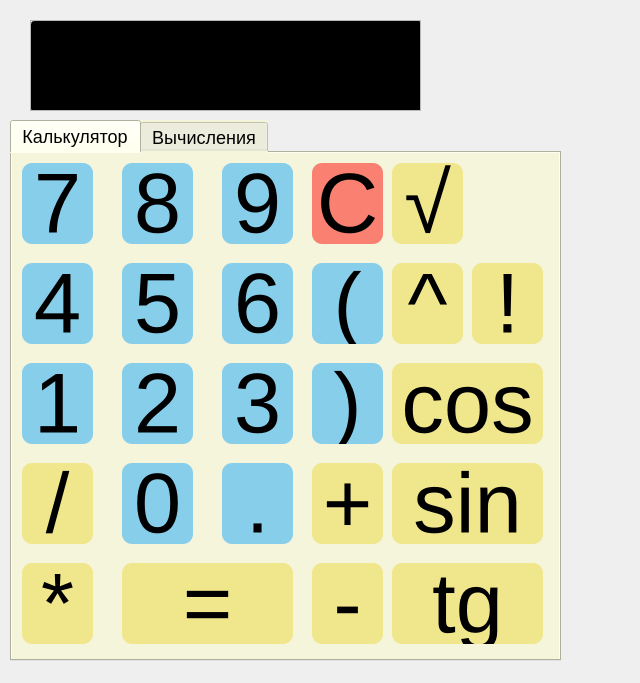
<?xml version="1.0" encoding="UTF-8"?>
<ui version="4.0">
 <class>CalcUI</class>
 <widget class="QWidget" name="CalcUI">
  <property name="geometry">
   <rect>
    <x>0</x>
    <y>0</y>
    <width>640</width>
    <height>683</height>
   </rect>
  </property>
  <property name="windowTitle">
   <string>CalcUI</string>
  </property>
  <property name="styleSheet">
   <string notr="true"/>
  </property>
  <widget class="QScrollArea" name="scrollArea">
   <property name="geometry">
    <rect>
     <x>30</x>
     <y>20</y>
     <width>391</width>
     <height>91</height>
    </rect>
   </property>
   <property name="widgetResizable">
    <bool>true</bool>
   </property>
   <widget class="QWidget" name="scrollAreaWidgetContents">
    <property name="geometry">
     <rect>
      <x>0</x>
      <y>0</y>
      <width>389</width>
      <height>89</height>
     </rect>
    </property>
    <widget class="QLineEdit" name="lineEdit">
     <property name="geometry">
      <rect>
       <x>0</x>
       <y>0</y>
       <width>391</width>
       <height>91</height>
      </rect>
     </property>
     <property name="styleSheet">
      <string notr="true">background-color: rgb(0, 0, 0);
font: 40pt;
color:rgb(255, 255, 255)</string>
     </property>
     <property name="dragEnabled">
      <bool>false</bool>
     </property>
     <property name="readOnly">
      <bool>true</bool>
     </property>
    </widget>
   </widget>
  </widget>
  <widget class="QTabWidget" name="tabWidget">
   <property name="geometry">
    <rect>
     <x>10</x>
     <y>120</y>
     <width>551</width>
     <height>541</height>
    </rect>
   </property>
   <property name="styleSheet">
    <string notr="true">background-color: rgb(245, 245, 220);
color: rgb(0, 0, 0);
font-size: 18px;
</string>
   </property>
   <property name="currentIndex">
    <number>0</number>
   </property>
   <widget class="QWidget" name="tab_3">
    <attribute name="title">
     <string>Калькулятор</string>
    </attribute>
    <widget class="QPushButton" name="pushButton_11">
     <property name="geometry">
      <rect>
       <x>300</x>
       <y>410</y>
       <width>71</width>
       <height>81</height>
      </rect>
     </property>
     <property name="styleSheet">
      <string notr="true">QPushButton {
	background-color: rgb(240, 230, 140);
	font: 64pt;
	border-style: outset;
	border-width: 5x;
    border-radius: 10px;
	border-color: rgb(0, 0, 139);
	color: rgb(0, 0, 0);
}

QPushButton:pressed {
	background-color: rgb(255, 215, 0);
	font: 64pt;
	border-style: outset;
	border-width: 5x;
    border-radius: 10px;
	border-color: rgb(0, 0, 139);
	color: rgb(0, 0, 0);
}</string>
     </property>
     <property name="text">
      <string>-</string>
     </property>
     <attribute name="buttonGroup">
      <string notr="true">nums_group</string>
     </attribute>
    </widget>
    <widget class="QPushButton" name="pushButton_5">
     <property name="geometry">
      <rect>
       <x>210</x>
       <y>110</y>
       <width>71</width>
       <height>81</height>
      </rect>
     </property>
     <property name="styleSheet">
      <string notr="true">QPushButton {
	background-color: rgb(135, 206, 235);
	font: 64pt;
	border-style: outset;
	border-width: 5x;
    border-radius: 10px;
	border-color: rgb(0, 0, 139);
	color: rgb(0, 0, 0);
}

QPushButton:pressed {
	background-color: blue;
	font: 64pt;
	border-style: outset;
	border-width: 5x;
    border-radius: 10px;
	border-color: rgb(0, 0, 139);
	color: rgb(0, 0, 0);
}</string>
     </property>
     <property name="text">
      <string>6</string>
     </property>
     <attribute name="buttonGroup">
      <string notr="true">nums_group</string>
     </attribute>
    </widget>
    <widget class="QPushButton" name="pushButton_23">
     <property name="geometry">
      <rect>
       <x>380</x>
       <y>410</y>
       <width>151</width>
       <height>81</height>
      </rect>
     </property>
     <property name="styleSheet">
      <string notr="true">QPushButton {
	background-color: rgb(240, 230, 140);
	font: 64pt;
	border-style: outset;
	border-width: 5x;
    border-radius: 10px;
	border-color: rgb(0, 0, 139);
	color: rgb(0, 0, 0);
}

QPushButton:pressed {
	background-color: rgb(255, 215, 0);
	font: 64pt;
	border-style: outset;
	border-width: 5x;
    border-radius: 10px;
	border-color: rgb(0, 0, 139);
	color: rgb(0, 0, 0);
}</string>
     </property>
     <property name="text">
      <string>tg</string>
     </property>
     <attribute name="buttonGroup">
      <string notr="true">nums_group</string>
     </attribute>
    </widget>
    <widget class="QPushButton" name="pushButton">
     <property name="geometry">
      <rect>
       <x>10</x>
       <y>10</y>
       <width>71</width>
       <height>81</height>
      </rect>
     </property>
     <property name="styleSheet">
      <string notr="true">QPushButton {
	background-color: rgb(135, 206, 235);
	font: 64pt;
	border-style: outset;
	border-width: 5x;
    border-radius: 10px;
	border-color: rgb(0, 0, 139);
	color: rgb(0, 0, 0);
}

QPushButton:pressed {
	background-color: blue;
	font: 64pt;
	border-style: outset;
	border-width: 5x;
    border-radius: 10px;
	border-color: rgb(0, 0, 139);
	color: rgb(0, 0, 0);
}</string>
     </property>
     <property name="text">
      <string>7</string>
     </property>
     <attribute name="buttonGroup">
      <string notr="true">nums_group</string>
     </attribute>
    </widget>
    <widget class="QPushButton" name="pushButton_7">
     <property name="geometry">
      <rect>
       <x>110</x>
       <y>210</y>
       <width>71</width>
       <height>81</height>
      </rect>
     </property>
     <property name="styleSheet">
      <string notr="true">QPushButton {
	background-color: rgb(135, 206, 235);
	font: 64pt;
	border-style: outset;
	border-width: 5x;
    border-radius: 10px;
	border-color: rgb(0, 0, 139);
	color: rgb(0, 0, 0);
}

QPushButton:pressed {
	background-color: blue;
	font: 64pt;
	border-style: outset;
	border-width: 5x;
    border-radius: 10px;
	border-color: rgb(0, 0, 139);
	color: rgb(0, 0, 0);
}</string>
     </property>
     <property name="text">
      <string>2</string>
     </property>
     <attribute name="buttonGroup">
      <string notr="true">nums_group</string>
     </attribute>
    </widget>
    <widget class="QPushButton" name="pushButton_22">
     <property name="geometry">
      <rect>
       <x>380</x>
       <y>310</y>
       <width>151</width>
       <height>81</height>
      </rect>
     </property>
     <property name="styleSheet">
      <string notr="true">QPushButton {
	background-color: rgb(240, 230, 140);
	font: 64pt;
	border-style: outset;
	border-width: 5x;
    border-radius: 10px;
	border-color: rgb(0, 0, 139);
	color: rgb(0, 0, 0);
}

QPushButton:pressed {
	background-color: rgb(255, 215, 0);
	font: 64pt;
	border-style: outset;
	border-width: 5x;
    border-radius: 10px;
	border-color: rgb(0, 0, 139);
	color: rgb(0, 0, 0);
}</string>
     </property>
     <property name="text">
      <string>sin</string>
     </property>
     <attribute name="buttonGroup">
      <string notr="true">nums_group</string>
     </attribute>
    </widget>
    <widget class="QPushButton" name="pushButton_24">
     <property name="geometry">
      <rect>
       <x>460</x>
       <y>110</y>
       <width>71</width>
       <height>81</height>
      </rect>
     </property>
     <property name="styleSheet">
      <string notr="true">QPushButton {
	background-color: rgb(240, 230, 140);
	font: 64pt;
	border-style: outset;
	border-width: 5x;
    border-radius: 10px;
	border-color: rgb(0, 0, 139);
	color: rgb(0, 0, 0);
}

QPushButton:pressed {
	background-color: rgb(255, 215, 0);
	font: 64pt;
	border-style: outset;
	border-width: 5x;
    border-radius: 10px;
	border-color: rgb(0, 0, 139);
	color: rgb(0, 0, 0);
}</string>
     </property>
     <property name="text">
      <string>!</string>
     </property>
     <attribute name="buttonGroup">
      <string notr="true">nums_group</string>
     </attribute>
    </widget>
    <widget class="QPushButton" name="pushButton_18">
     <property name="geometry">
      <rect>
       <x>110</x>
       <y>310</y>
       <width>71</width>
       <height>81</height>
      </rect>
     </property>
     <property name="styleSheet">
      <string notr="true">QPushButton {
	background-color: rgb(135, 206, 235);
	font: 64pt;
	border-style: outset;
	border-width: 5x;
    border-radius: 10px;
	border-color: rgb(0, 0, 139);
	color: rgb(0, 0, 0);
}

QPushButton:pressed {
	background-color: blue;
	font: 64pt;
	border-style: outset;
	border-width: 5x;
    border-radius: 10px;
	border-color: rgb(0, 0, 139);
	color: rgb(0, 0, 0);
}</string>
     </property>
     <property name="text">
      <string>0</string>
     </property>
     <attribute name="buttonGroup">
      <string notr="true">nums_group</string>
     </attribute>
    </widget>
    <widget class="QPushButton" name="pushButton_3">
     <property name="geometry">
      <rect>
       <x>210</x>
       <y>10</y>
       <width>71</width>
       <height>81</height>
      </rect>
     </property>
     <property name="styleSheet">
      <string notr="true">QPushButton {
	background-color: rgb(135, 206, 235);
	font: 64pt;
	border-style: outset;
	border-width: 5x;
    border-radius: 10px;
	border-color: rgb(0, 0, 139);
	color: rgb(0, 0, 0);
}

QPushButton:pressed {
	background-color: blue;
	font: 64pt;
	border-style: outset;
	border-width: 5x;
    border-radius: 10px;
	border-color: rgb(0, 0, 139);
	color: rgb(0, 0, 0);
}</string>
     </property>
     <property name="text">
      <string>9</string>
     </property>
     <attribute name="buttonGroup">
      <string notr="true">nums_group</string>
     </attribute>
    </widget>
    <widget class="QPushButton" name="pushButton_8">
     <property name="geometry">
      <rect>
       <x>210</x>
       <y>210</y>
       <width>71</width>
       <height>81</height>
      </rect>
     </property>
     <property name="styleSheet">
      <string notr="true">QPushButton {
	background-color: rgb(135, 206, 235);
	font: 64pt;
	border-style: outset;
	border-width: 5x;
    border-radius: 10px;
	border-color: rgb(0, 0, 139);
	color: rgb(0, 0, 0);
}

QPushButton:pressed {
	background-color: blue;
	font: 64pt;
	border-style: outset;
	border-width: 5x;
    border-radius: 10px;
	border-color: rgb(0, 0, 139);
	color: rgb(0, 0, 0);
}</string>
     </property>
     <property name="text">
      <string>3</string>
     </property>
     <attribute name="buttonGroup">
      <string notr="true">nums_group</string>
     </attribute>
    </widget>
    <widget class="QPushButton" name="pushButton_19">
     <property name="geometry">
      <rect>
       <x>210</x>
       <y>310</y>
       <width>71</width>
       <height>81</height>
      </rect>
     </property>
     <property name="styleSheet">
      <string notr="true">QPushButton {
	background-color: rgb(135, 206, 235);
	font: 64pt;
	border-style: outset;
	border-width: 5x;
    border-radius: 10px;
	border-color: rgb(0, 0, 139);
	color: rgb(0, 0, 0);
}

QPushButton:pressed {
	background-color: blue;
	font: 64pt;
	border-style: outset;
	border-width: 5x;
    border-radius: 10px;
	border-color: rgb(0, 0, 139);
	color: rgb(0, 0, 0);
}</string>
     </property>
     <property name="text">
      <string>.</string>
     </property>
     <attribute name="buttonGroup">
      <string notr="true">nums_group</string>
     </attribute>
    </widget>
    <widget class="QPushButton" name="pushButton_12">
     <property name="geometry">
      <rect>
       <x>10</x>
       <y>310</y>
       <width>71</width>
       <height>81</height>
      </rect>
     </property>
     <property name="styleSheet">
      <string notr="true">QPushButton {
	background-color: rgb(240, 230, 140);
	font: 64pt;
	border-style: outset;
	border-width: 5x;
    border-radius: 10px;
	border-color: rgb(0, 0, 139);
	color: rgb(0, 0, 0);
}

QPushButton:pressed {
	background-color: rgb(255, 215, 0);
	font: 64pt;
	border-style: outset;
	border-width: 5x;
    border-radius: 10px;
	border-color: rgb(0, 0, 139);
	color: rgb(0, 0, 0);
}</string>
     </property>
     <property name="text">
      <string>/</string>
     </property>
     <attribute name="buttonGroup">
      <string notr="true">nums_group</string>
     </attribute>
    </widget>
    <widget class="QPushButton" name="pushButton_10">
     <property name="geometry">
      <rect>
       <x>300</x>
       <y>310</y>
       <width>71</width>
       <height>81</height>
      </rect>
     </property>
     <property name="styleSheet">
      <string notr="true">QPushButton {
	background-color: rgb(240, 230, 140);
	font: 64pt;
	border-style: outset;
	border-width: 5x;
    border-radius: 10px;
	border-color: rgb(0, 0, 139);
	color: rgb(0, 0, 0);
}

QPushButton:pressed {
	background-color: rgb(255, 215, 0);
	font: 64pt;
	border-style: outset;
	border-width: 5x;
    border-radius: 10px;
	border-color: rgb(0, 0, 139);
	color: rgb(0, 0, 0);
}</string>
     </property>
     <property name="text">
      <string>+</string>
     </property>
     <attribute name="buttonGroup">
      <string notr="true">nums_group</string>
     </attribute>
    </widget>
    <widget class="QPushButton" name="pushButton_14">
     <property name="geometry">
      <rect>
       <x>10</x>
       <y>410</y>
       <width>71</width>
       <height>81</height>
      </rect>
     </property>
     <property name="styleSheet">
      <string notr="true">QPushButton {
	background-color: rgb(240, 230, 140);
	font: 64pt;
	border-style: outset;
	border-width: 5x;
    border-radius: 10px;
	border-color: rgb(0, 0, 139);
	color: rgb(0, 0, 0);
}

QPushButton:pressed {
	background-color: rgb(255, 215, 0);
	font: 64pt;
	border-style: outset;
	border-width: 5x;
    border-radius: 10px;
	border-color: rgb(0, 0, 139);
	color: rgb(0, 0, 0);
}</string>
     </property>
     <property name="text">
      <string>*</string>
     </property>
     <attribute name="buttonGroup">
      <string notr="true">nums_group</string>
     </attribute>
    </widget>
    <widget class="QPushButton" name="pushButton_16">
     <property name="geometry">
      <rect>
       <x>300</x>
       <y>110</y>
       <width>71</width>
       <height>81</height>
      </rect>
     </property>
     <property name="styleSheet">
      <string notr="true">QPushButton {
	background-color: rgb(135, 206, 235);
	font: 64pt;
	border-style: outset;
	border-width: 5x;
    border-radius: 10px;
	border-color: rgb(0, 0, 139);
	color: rgb(0, 0, 0);
}

QPushButton:pressed {
	background-color: blue;
	font: 64pt;
	border-style: outset;
	border-width: 5x;
    border-radius: 10px;
	border-color: rgb(0, 0, 139);
	color: rgb(0, 0, 0);
}</string>
     </property>
     <property name="text">
      <string>(</string>
     </property>
     <attribute name="buttonGroup">
      <string notr="true">nums_group</string>
     </attribute>
    </widget>
    <widget class="QPushButton" name="pushButton_13">
     <property name="geometry">
      <rect>
       <x>110</x>
       <y>410</y>
       <width>171</width>
       <height>81</height>
      </rect>
     </property>
     <property name="styleSheet">
      <string notr="true">QPushButton {
	background-color: rgb(240, 230, 140);
	font: 64pt;
	border-style: outset;
	border-width: 5x;
    border-radius: 10px;
	border-color: rgb(0, 0, 139);
	color: rgb(0, 0, 0);
}

QPushButton:pressed {
	background-color: rgb(255, 215, 0);
	font: 64pt;
	border-style: outset;
	border-width: 5x;
    border-radius: 10px;
	border-color: rgb(0, 0, 139);
	color: rgb(0, 0, 0);
}</string>
     </property>
     <property name="text">
      <string>=</string>
     </property>
    </widget>
    <widget class="QPushButton" name="pushButton_25">
     <property name="geometry">
      <rect>
       <x>380</x>
       <y>10</y>
       <width>71</width>
       <height>81</height>
      </rect>
     </property>
     <property name="styleSheet">
      <string notr="true">QPushButton {
	background-color: rgb(240, 230, 140);
	font: 64pt;
	border-style: outset;
	border-width: 5x;
    border-radius: 10px;
	border-color: rgb(0, 0, 139);
	color: rgb(0, 0, 0);
}

QPushButton:pressed {
	background-color: rgb(255, 215, 0);
	font: 64pt;
	border-style: outset;
	border-width: 5x;
    border-radius: 10px;
	border-color: rgb(0, 0, 139);
	color: rgb(0, 0, 0);
}</string>
     </property>
     <property name="text">
      <string>√</string>
     </property>
    </widget>
    <widget class="QPushButton" name="pushButton_15">
     <property name="geometry">
      <rect>
       <x>300</x>
       <y>10</y>
       <width>71</width>
       <height>81</height>
      </rect>
     </property>
     <property name="styleSheet">
      <string notr="true">QPushButton {
	background-color: rgb(250, 128, 114);
	font: 64pt;
	border-style: outset;
	border-width: 5x;
    border-radius: 10px;
	border-color: rgb(0, 0, 139);
	color: rgb(0, 0, 0);
}

QPushButton:pressed {
	background-color: rgb(220, 20, 60);
	font: 64pt;
	border-style: outset;
	border-width: 5x;
    border-radius: 10px;
	border-color: rgb(0, 0, 139);
	color: rgb(0, 0, 0);
}</string>
     </property>
     <property name="text">
      <string>С</string>
     </property>
    </widget>
    <widget class="QPushButton" name="pushButton_20">
     <property name="geometry">
      <rect>
       <x>380</x>
       <y>110</y>
       <width>71</width>
       <height>81</height>
      </rect>
     </property>
     <property name="styleSheet">
      <string notr="true">QPushButton {
	background-color: rgb(240, 230, 140);
	font: 64pt;
	border-style: outset;
	border-width: 5x;
    border-radius: 10px;
	border-color: rgb(0, 0, 139);
	color: rgb(0, 0, 0);
}

QPushButton:pressed {
	background-color: rgb(255, 215, 0);
	font: 64pt;
	border-style: outset;
	border-width: 5x;
    border-radius: 10px;
	border-color: rgb(0, 0, 139);
	color: rgb(0, 0, 0);
}</string>
     </property>
     <property name="text">
      <string>^</string>
     </property>
     <attribute name="buttonGroup">
      <string notr="true">nums_group</string>
     </attribute>
    </widget>
    <widget class="QPushButton" name="pushButton_17">
     <property name="geometry">
      <rect>
       <x>300</x>
       <y>210</y>
       <width>71</width>
       <height>81</height>
      </rect>
     </property>
     <property name="styleSheet">
      <string notr="true">QPushButton {
	background-color: rgb(135, 206, 235);
	font: 64pt;
	border-style: outset;
	border-width: 5x;
    border-radius: 10px;
	border-color: rgb(0, 0, 139);
	color: rgb(0, 0, 0);
}

QPushButton:pressed {
	background-color: blue;
	font: 64pt;
	border-style: outset;
	border-width: 5x;
    border-radius: 10px;
	border-color: rgb(0, 0, 139);
	color: rgb(0, 0, 0);
}</string>
     </property>
     <property name="text">
      <string>)</string>
     </property>
     <attribute name="buttonGroup">
      <string notr="true">nums_group</string>
     </attribute>
    </widget>
    <widget class="QPushButton" name="pushButton_2">
     <property name="geometry">
      <rect>
       <x>110</x>
       <y>10</y>
       <width>71</width>
       <height>81</height>
      </rect>
     </property>
     <property name="styleSheet">
      <string notr="true">QPushButton {
	background-color: rgb(135, 206, 235);
	font: 64pt;
	border-style: outset;
	border-width: 5x;
    border-radius: 10px;
	border-color: rgb(0, 0, 139);
	color: rgb(0, 0, 0);
}

QPushButton:pressed {
	background-color: blue;
	font: 64pt;
	border-style: outset;
	border-width: 5x;
    border-radius: 10px;
	border-color: rgb(0, 0, 139);
	color: rgb(0, 0, 0);
}</string>
     </property>
     <property name="text">
      <string>8</string>
     </property>
     <attribute name="buttonGroup">
      <string notr="true">nums_group</string>
     </attribute>
    </widget>
    <widget class="QPushButton" name="pushButton_9">
     <property name="geometry">
      <rect>
       <x>10</x>
       <y>210</y>
       <width>71</width>
       <height>81</height>
      </rect>
     </property>
     <property name="styleSheet">
      <string notr="true">QPushButton {
	background-color: rgb(135, 206, 235);
	font: 64pt;
	border-style: outset;
	border-width: 5x;
    border-radius: 10px;
	border-color: rgb(0, 0, 139);
	color: rgb(0, 0, 0);
}

QPushButton:pressed {
	background-color: blue;
	font: 64pt;
	border-style: outset;
	border-width: 5x;
    border-radius: 10px;
	border-color: rgb(0, 0, 139);
	color: rgb(0, 0, 0);
}</string>
     </property>
     <property name="text">
      <string>1</string>
     </property>
     <attribute name="buttonGroup">
      <string notr="true">nums_group</string>
     </attribute>
    </widget>
    <widget class="QPushButton" name="pushButton_21">
     <property name="geometry">
      <rect>
       <x>380</x>
       <y>210</y>
       <width>151</width>
       <height>81</height>
      </rect>
     </property>
     <property name="styleSheet">
      <string notr="true">QPushButton {
	background-color: rgb(240, 230, 140);
	font: 64pt;
	border-style: outset;
	border-width: 5x;
    border-radius: 10px;
	border-color: rgb(0, 0, 139);
	color: rgb(0, 0, 0);
}

QPushButton:pressed {
	background-color: rgb(255, 215, 0);
	font: 64pt;
	border-style: outset;
	border-width: 5x;
    border-radius: 10px;
	border-color: rgb(0, 0, 139);
	color: rgb(0, 0, 0);
}</string>
     </property>
     <property name="text">
      <string>cos</string>
     </property>
     <attribute name="buttonGroup">
      <string notr="true">nums_group</string>
     </attribute>
    </widget>
    <widget class="QPushButton" name="pushButton_4">
     <property name="geometry">
      <rect>
       <x>110</x>
       <y>110</y>
       <width>71</width>
       <height>81</height>
      </rect>
     </property>
     <property name="styleSheet">
      <string notr="true">QPushButton {
	background-color: rgb(135, 206, 235);
	font: 64pt;
	border-style: outset;
	border-width: 5x;
    border-radius: 10px;
	border-color: rgb(0, 0, 139);
	color: rgb(0, 0, 0);
}

QPushButton:pressed {
	background-color: blue;
	font: 64pt;
	border-style: outset;
	border-width: 5x;
    border-radius: 10px;
	border-color: rgb(0, 0, 139);
	color: rgb(0, 0, 0);
}</string>
     </property>
     <property name="text">
      <string>5</string>
     </property>
     <attribute name="buttonGroup">
      <string notr="true">nums_group</string>
     </attribute>
    </widget>
    <widget class="QPushButton" name="pushButton_6">
     <property name="geometry">
      <rect>
       <x>10</x>
       <y>110</y>
       <width>71</width>
       <height>81</height>
      </rect>
     </property>
     <property name="styleSheet">
      <string notr="true">QPushButton {
	background-color: rgb(135, 206, 235);
	font: 64pt;
	border-style: outset;
	border-width: 5x;
    border-radius: 10px;
	border-color: rgb(0, 0, 139);
	color: rgb(0, 0, 0);
}

QPushButton:pressed {
	background-color: blue;
	font: 64pt;
	border-style: outset;
	border-width: 5x;
    border-radius: 10px;
	border-color: rgb(0, 0, 139);
	color: rgb(0, 0, 0);
}</string>
     </property>
     <property name="text">
      <string>4</string>
     </property>
     <attribute name="buttonGroup">
      <string notr="true">nums_group</string>
     </attribute>
    </widget>
   </widget>
   <widget class="QWidget" name="tab_4">
    <attribute name="title">
     <string>Вычисления</string>
    </attribute>
   </widget>
  </widget>
 </widget>
 <resources/>
 <connections/>
 <buttongroups>
  <buttongroup name="nums_group"/>
 </buttongroups>
</ui>
